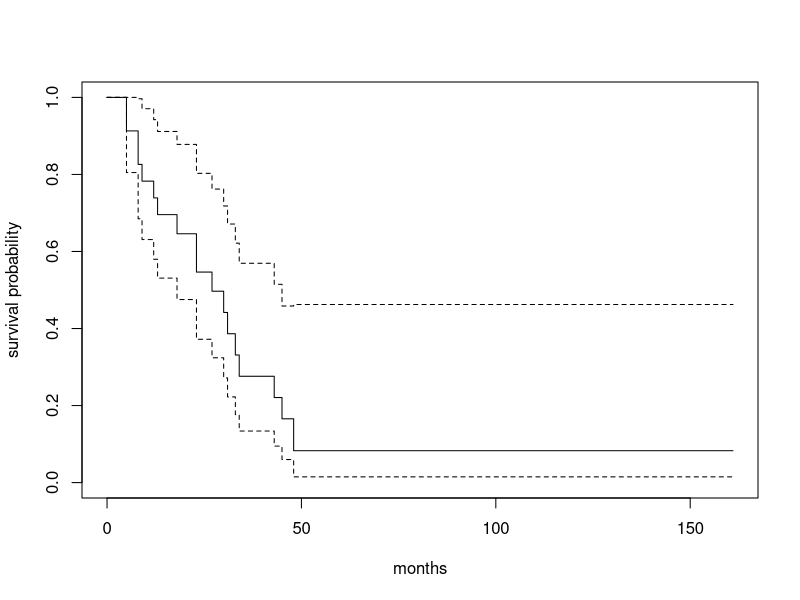
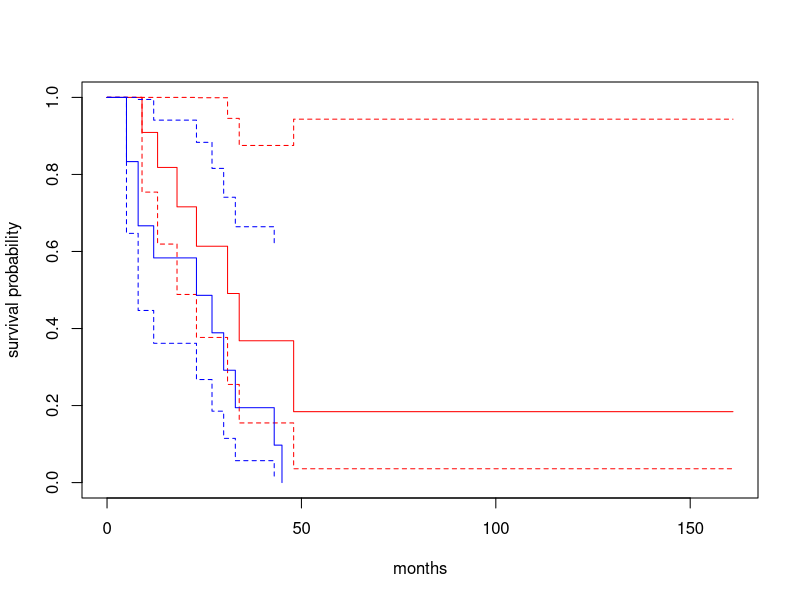
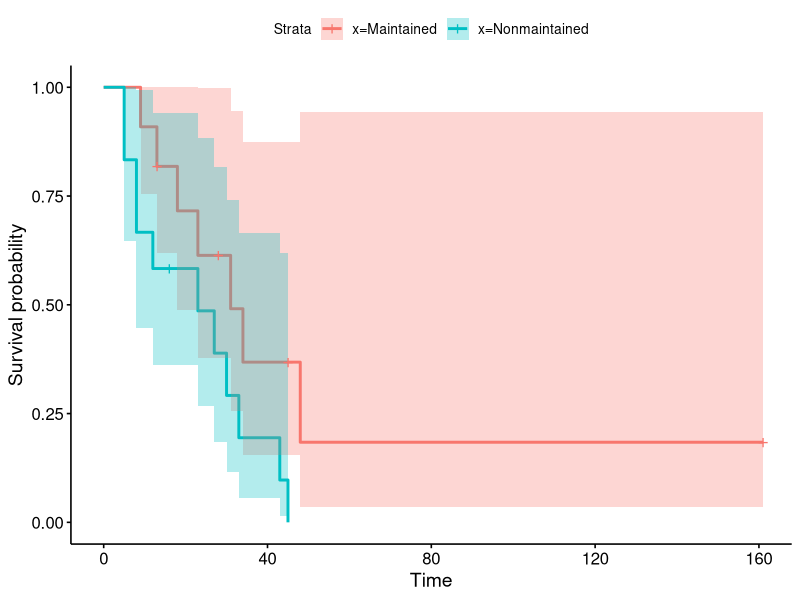
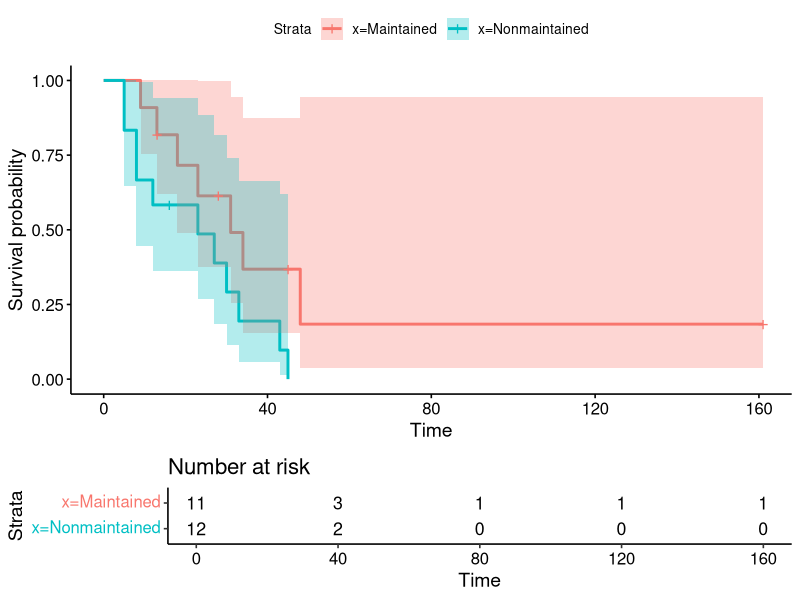
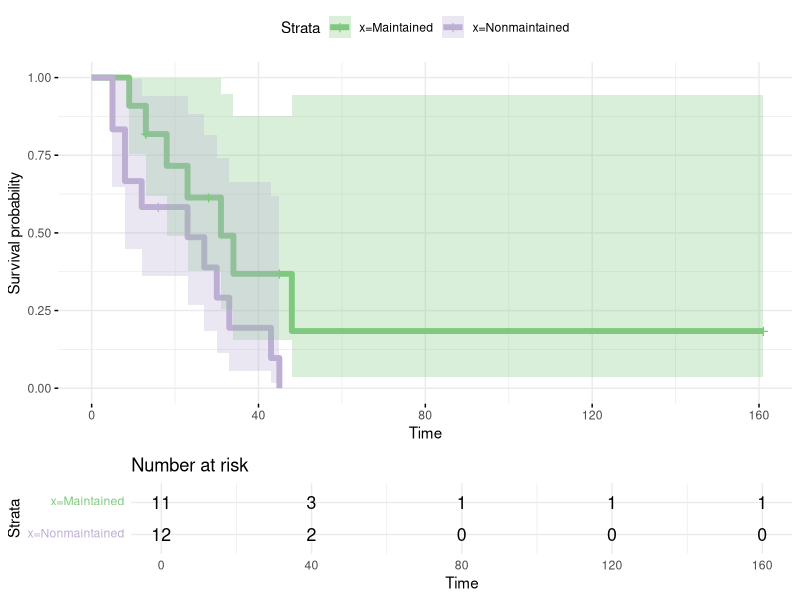
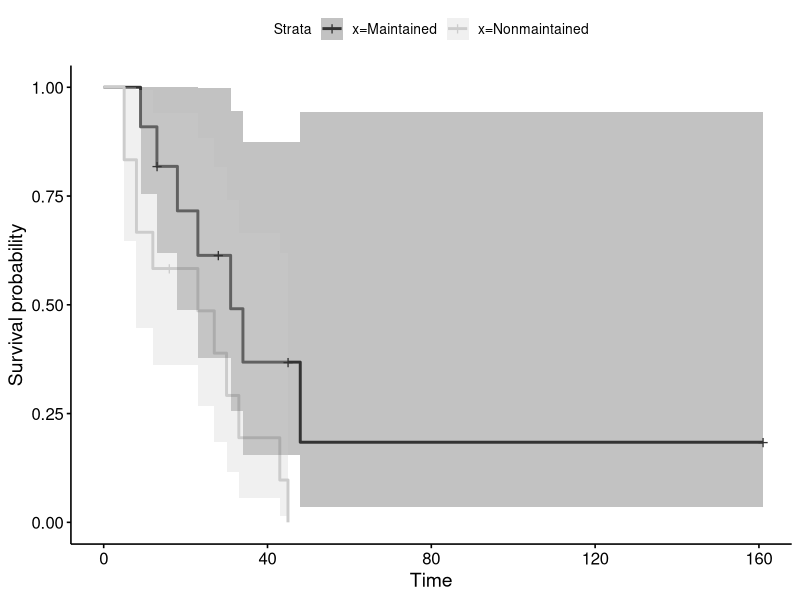
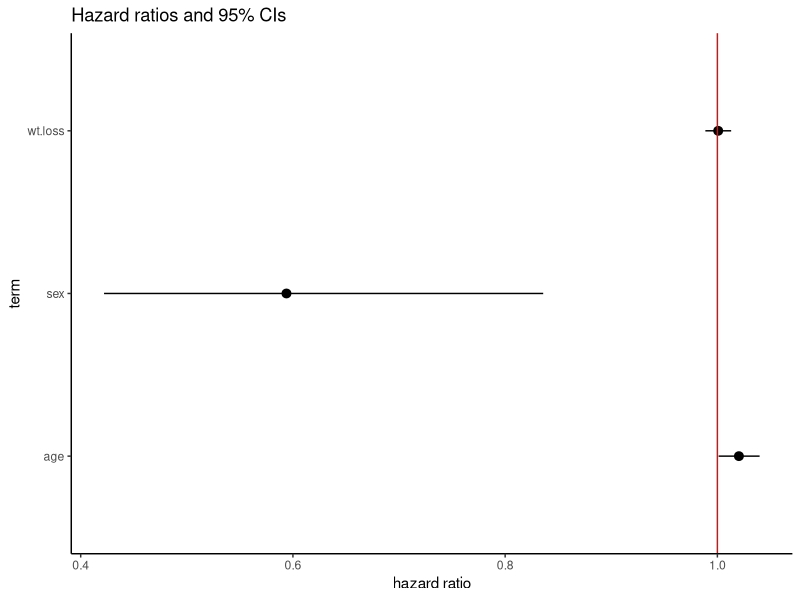
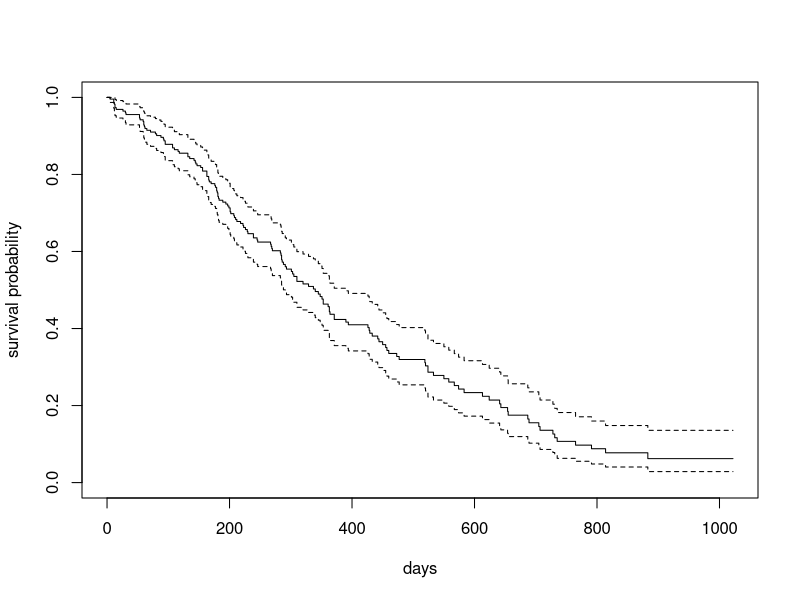

The R script that drew these images, in order:
## ---- chunk 1
################################################
# Code file for
# Introduction to Survival Analysis in R workshop
#
# Solutions to exercises at bottom
################################################
## ---- chunk 2
library(survival)
library(survminer) # for customizable graphs of survival function
library(broom) # for tidy output 
library(ggplot2) # for graphing (actually loaded by survminer)
head(jasa1)
## ---- chunk 3
# ~ 1 indicates KM survival estimtes for whole sample
KM <- survfit(Surv(time, status) ~ 1, data=aml)
## ---- chunk 4
print(KM) 
## ---- chunk 5
# same as print(KM)
KM
## ---- chunk 6
# save KM survival function as tibble (modern data.frame)
KM.tab <- tidy(KM) 
KM.tab # same as print(KM.tab)
## ---- chunk 7
plot(KM, ylab="survival probability", xlab="months")
## ---- chunk 8
# stratify by x variable
KM.x <- survfit(Surv(time, status) ~ x, data=aml)

# median survival by strata
KM.x
## ---- chunk 9
# KM estimated survival functions by strata
tidy(KM.x)
## ---- chunk 10
# stratified KM curves with 95% CI, 2 colors
plot(KM.x, ylab="survival probability", xlab="months",
     conf.int=T, col=c("red", "blue")) 
## ---- chunk 11
ggsurvplot(KM.x, conf.int=T)
## ---- chunk 12
ggsurvplot(KM.x, conf.int=T,
           risk.table=T)
## ---- chunk 13
ggsurvplot(KM.x, conf.int=T, 
           risk.table=T,
           palette="Accent", # argument to scale_color_brewer()
           size=2, # argument to geom_line()
           ggtheme = theme_minimal()) # changing ggtheme
## ---- chunk 14
g <- ggsurvplot(KM.x, conf.int=T,
           risk.table=T)$plot  # this is the ggplot object
g + scale_fill_grey() + scale_color_grey()
## ---- chunk 15
# log rank test, default is rho=0
survdiff(Surv(time, status) ~ x, data=aml)
## ---- chunk 16
# rho=1 specifies Peto & Peto modification of Gehan-Wilcoxon,
#   more weight put on earlier time points
survdiff(Surv(time, status) ~ x, data=aml, rho=1)
## ---- chunk 17
#### EXERCISE 1 ####
## ---- chunk 18
# fit cox model and save results
lung.cox <- coxph(Surv(time, status) ~ age + sex + wt.loss, data=lung)
# summary of results
summary(lung.cox)
## ---- chunk 19
# save summarized results as data.frame
#  exponentiate=T returns hazard ratios
lung.cox.tab <- tidy(lung.cox, exponentiate=T, conf.int=T) 

# display table   
lung.cox.tab
## ---- chunk 20
# plot of hazard ratios and 95% CIs
ggplot(lung.cox.tab, 
       aes(y=term, x=estimate, xmin=conf.low, xmax=conf.high)) + 
  geom_pointrange() +  # plots center point (x) and range (xmin, xmax)
  geom_vline(xintercept=1, color="red") + # vertical line at HR=1
  labs(x="hazard ratio", title="Hazard ratios and 95% CIs") +
  theme_classic()
## ---- chunk 21
# predict survival function for subject with means on all covariates
surv.at.means <- survfit(lung.cox) 

#table of survival function
tidy(surv.at.means)
## ---- chunk 22
# plot of predicted survival for subject at means of covariates
plot(surv.at.means, xlab="days", ylab="survival probability")
## ---- chunk 23
# create new data for plotting: 1 row for each sex
#  and mean age and wt.loss for both rows
plotdata <- data.frame(age=mean(lung$age),
                       sex=1:2,
                       wt.loss=mean(lung$wt.loss, na.rm=T))

# look at new data
plotdata
## ---- chunk 24
# get survival function estimates for each sex
surv.by.sex <- survfit(lung.cox, newdata=plotdata) # one function for each sex

# tidy results
tidy(surv.by.sex)
## ---- chunk 25
# plot survival estimates
plot(surv.by.sex, xlab="days", ylab="survival probability",
     conf.int=T, col=c("blue", "red"))
## ---- chunk 26
# data= is the same data used in survfit()
#  censor=F removes censoring symbols
ggsurvplot(surv.by.sex, data=plotdata, censor=F,
           legend.labs=c("male", "female")) 
## ---- chunk 27
cox.zph(lung.cox)
## ---- chunk 28
plot(cox.zph(lung.cox))
## ---- chunk 29
# reprinting original model results
summary(lung.cox)
## ---- chunk 30
lung.strat.sex <- coxph(Surv(time, status) ~ age + wt.loss + strata(sex), data=lung)
summary(lung.strat.sex)
## ---- chunk 31
# notice sex and tt(sex) in model formula
lung.sex.by.time <- coxph(Surv(time, status) ~ age + wt.loss + sex + tt(sex), # sex and tt(sex) in formula
                          data=lung,
                          tt=function(x,t,...) x*t) # linear change in effect of sex
summary(lung.sex.by.time)
## ---- chunk 32
plot(cox.zph(lung.cox), var="sex")
## ---- chunk 33
head(jasa1)
## ---- chunk 34
jasa1.cox <- coxph(Surv(start, stop, event) ~ transplant + age + surgery, data=jasa1)
summary(jasa1.cox)
## ---- chunk 35
# check PH assumptions
cox.zph(jasa1.cox)
## ---- chunk 36
# plot predicted survival by transplant group at mean age and surgery=0
plotdata <- data.frame(transplant=0:1, age=-2.48, surgery=0)
surv.by.transplant <- survfit(jasa1.cox, newdata=plotdata)
ggsurvplot(surv.by.transplant, data=plotdata) # remember to supply data to ggsurvplot() for predicted survival after coxph()
## ---- chunk 37
#### EXERCISE 2 ####





#### Solutions to Exercises ###
